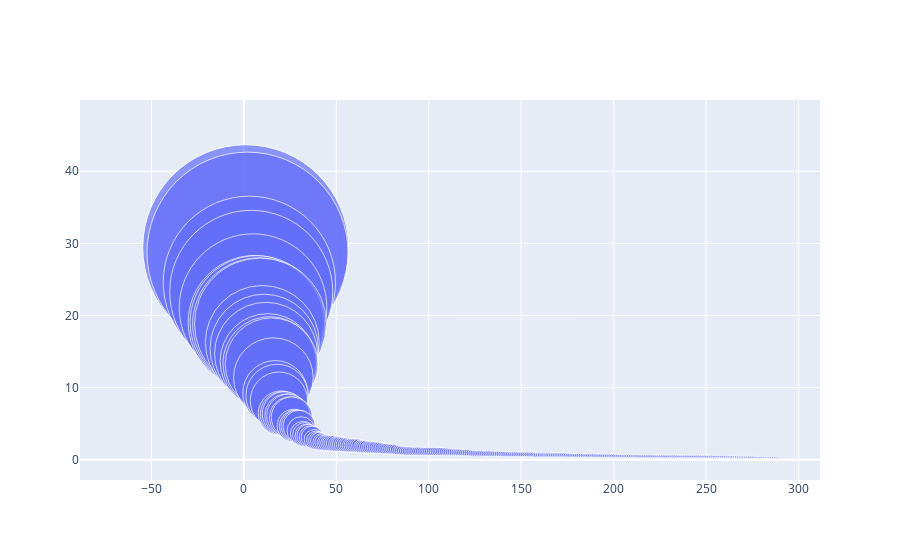

Notebook code for this chart:
### Code cell
import plotly.graph_objects as go

fig = go.Figure(data=[go.Scatter(
    x=[i for i in range(1,len(sortedRes)+1)], y=wordsTFIDF,
    mode='markers',
    text= words,
    marker_size= [i*7 for i in wordsTFIDF]
    )
])

fig.show()

### Figure 1 — Plotly figure (JSON) as saved in the notebook; plotly's stock layout.template omitted (floating-point values rounded to 4 significant figures; data arrays with more than 128 entries replaced by an {"elided": "..."} marker saying what was removed)
{"data": [{"marker": {"size": {"elided": "290 float values"}}, "mode": "markers", "text": {"elided": "290 str values"}, "type": "scatter", "x": {"elided": "290 int values"}, "y": {"elided": "290 float values"}}], "layout": {}}
